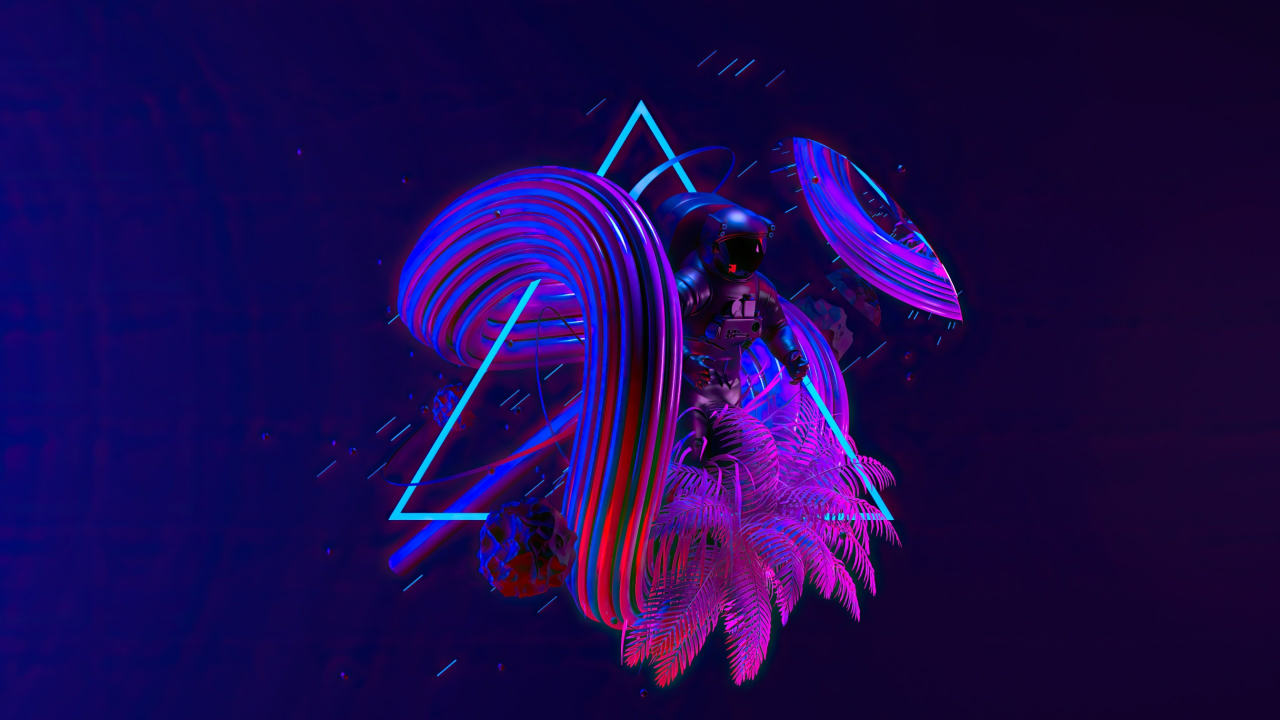
#> input picture photos/wallpaper-6 (6).jpg, 2560 x 1440 px (shown at 1/2 size); its folder holds only this picture in this run
$ python main.py
#> lines starting #> are read from the running program, lines starting #| are printed output that depends on the picture
import os
import cv2
import numpy as np
import matplotlib.pyplot as plt

path = './photos'

training_data = []

for img in os.listdir(path):
    pic = cv2.imread(os.path.join(path,img))
#> pic is the input picture: shape (1440, 2560, 3); mean B, G, R 80.9, 7.8, 28.2
    pic = cv2.cvtColor(pic,cv2.COLOR_BGR2RGB)
    pic = cv2.resize(pic,(250,250))
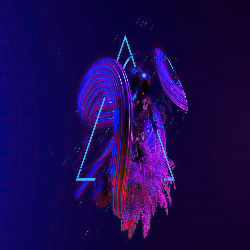
#> pic: shape (250, 250, 3); mean R, G, B 28.1, 7.7, 80.9
    training_data.append([pic])

np.save(os.path.join(path,'photos'),np.array(training_data))
saved = np.load(os.path.join(path,'photos.npy'))
